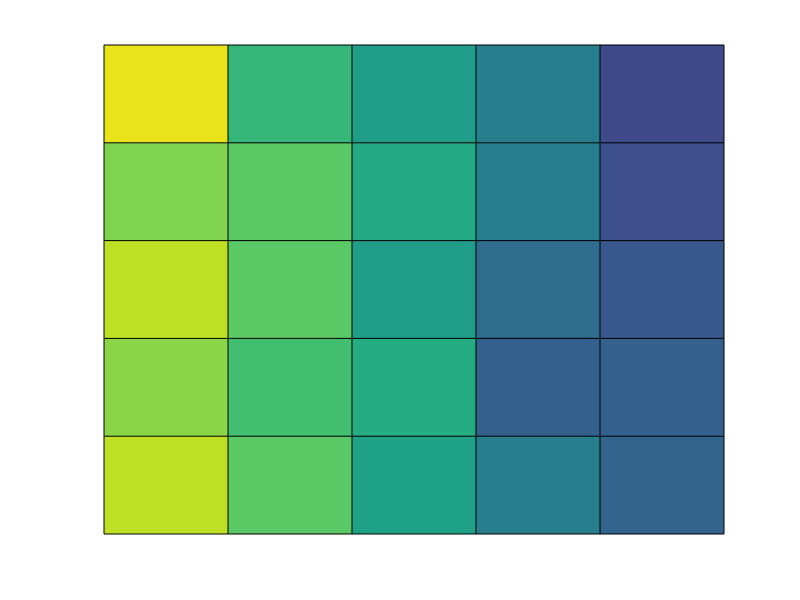

MATLAB code for this plot: (Note: this script raises an error after producing the figure.)
[X Y]=meshgrid(6:-1:1,1:6);

%%
figure;
temp=X+randn(6)/4;
pcolor(temp);
axis off
axes square
%%
figure;
temp2=Y+randn(6)/4;
pcolor(temp2);
axis off